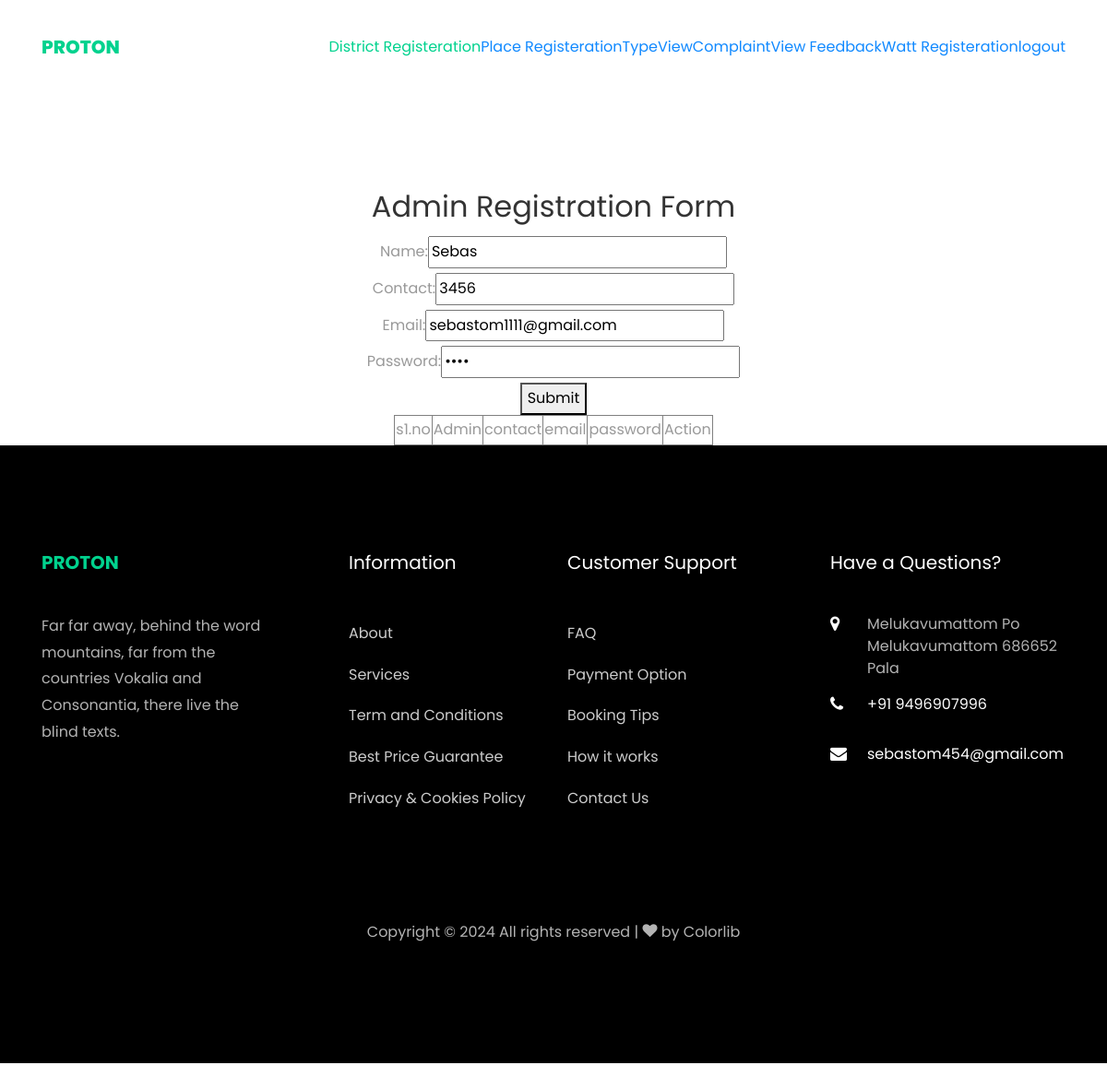
The page /webadmin/EditAdminReg/2 on the database its author committed.
### Admin/models.py (models this page shows)
class tbl_admin(models.Model):
    admin_name = models.CharField(max_length=100)
    admin_password = models.CharField(max_length=100)
    admin_email = models.EmailField(unique=True)
    admin_contact = models.CharField(max_length=15)

### Admin/views.py (the view)
# urls.py: path('EditAdminReg/<int:id>',views.editadminReg,name="EditAdminReg"),
def editadminReg(request,id):
    Data=tbl_admin.objects.get(id=id)
    if request.method=="POST":
        Data.admin_name=request.POST.get('txtname')
        Data.admin_contact=request.POST.get('txtcontact')
        Data.admin_email=request.POST.get('txtemail')
        Data.admin_password=request.POST.get('txtpassword')
        Data.save()
        return redirect("webadmin:Admin")
    else:
     return render(request, "Admin/AdminReg.html",{"Edit":Data})

### Admin/Templates/Admin/AdminReg.html (shortened to what this page needs)
{% extends 'Admin/Header.html' %}
{% block content %}
{% load static %}
<!DOCTYPE html>
<html lang="en">
<head>
</head>
<body>
<h2 align="center">Admin Registration Form</h2>
<form method="post" action="" align="center">
    <table align="center">
    <label for="name">Name:</label>
    <input type="text" id="name" name="txtname"  value="{{Edit.admin_name}}" required>
    <br>
    <label for="contact">Contact:</label>
    <input type="text" id="contact" name="txtcontact" value="{{Edit.admin_contact}}" required>
    <br>
    <label for="email">Email:</label>
    <input type="email" id="email" name="txtemail"  value="{{Edit.admin_email}}"required>
    <br>
    <label for="password">Password:</label>
    <input type="password" id="password" name="txtpassword" value="{{Edit.admin_password}}" required>
    <br>
    <button type="submit">Submit</button>
</table>
</form>
<table border="1" align="center">
    <tr>
        <td>s1.no</td>
        <td>Admin</td>
        <td>contact</td>
        <td>email</td>
        <td>password</td>
        <td>Action</td>
    </tr>
</table>
</body>
</html>  {% endblock content%}

### rows shown on the page
tbl_admin: txtname "Sebas", txtcontact "3456", txtemail "sebastom1111@gmail.com"
